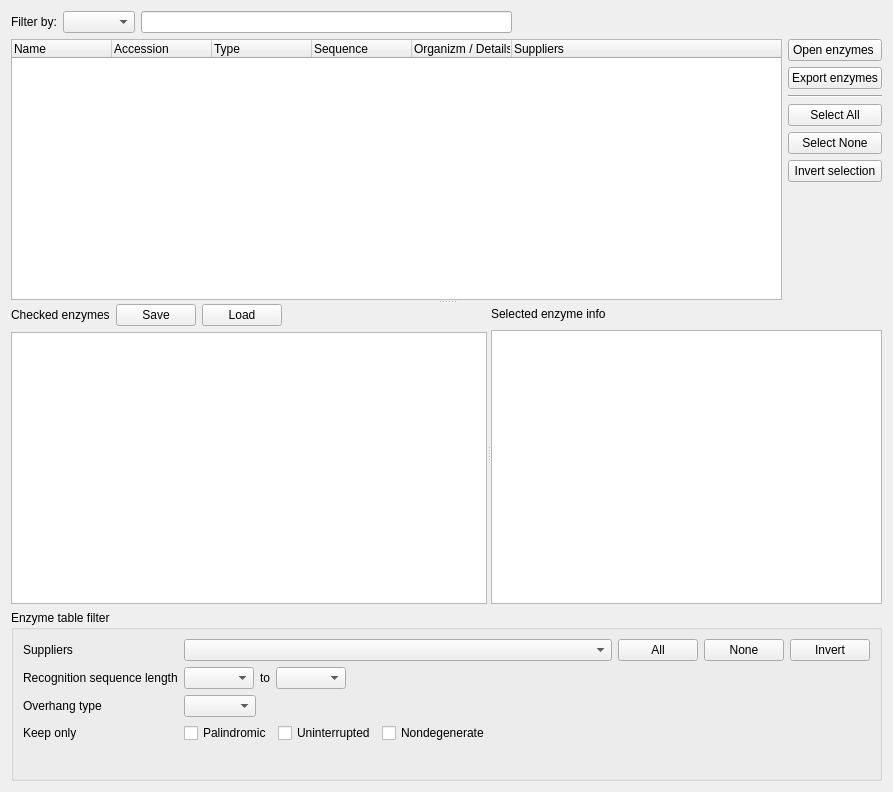
<?xml version="1.0" encoding="UTF-8"?>
<ui version="4.0">
 <class>EnzymesSelectorWidget</class>
 <widget class="QWidget" name="EnzymesSelectorWidget">
  <property name="enabled">
   <bool>true</bool>
  </property>
  <property name="geometry">
   <rect>
    <x>0</x>
    <y>0</y>
    <width>893</width>
    <height>792</height>
   </rect>
  </property>
  <property name="minimumSize">
   <size>
    <width>0</width>
    <height>600</height>
   </size>
  </property>
  <property name="windowTitle">
   <string>Find Restriction Sites</string>
  </property>
  <layout class="QVBoxLayout" name="verticalLayout_4">
   <item>
    <layout class="QHBoxLayout" name="horizontalLayout">
     <item>
      <widget class="QLabel" name="filterBy_label">
       <property name="text">
        <string>Filter by:</string>
       </property>
      </widget>
     </item>
     <item>
      <widget class="QComboBox" name="filterComboBox"/>
     </item>
     <item>
      <widget class="QLineEdit" name="enzymesFilterEdit"/>
     </item>
     <item>
      <spacer name="horizontalSpacer">
       <property name="orientation">
        <enum>Qt::Orientation::Horizontal</enum>
       </property>
       <property name="sizeHint" stdset="0">
        <size>
         <width>40</width>
         <height>20</height>
        </size>
       </property>
      </spacer>
     </item>
    </layout>
   </item>
   <item>
    <widget class="QSplitter" name="enzymesSplitter">
     <property name="orientation">
      <enum>Qt::Orientation::Vertical</enum>
     </property>
     <property name="childrenCollapsible">
      <bool>false</bool>
     </property>
     <widget class="QWidget" name="layoutWidget">
      <layout class="QHBoxLayout" name="horizontalLayout_7" stretch="10,1">
       <item>
        <widget class="QTreeWidget" name="tree">
         <property name="sizePolicy">
          <sizepolicy hsizetype="Expanding" vsizetype="Expanding">
           <horstretch>0</horstretch>
           <verstretch>5</verstretch>
          </sizepolicy>
         </property>
         <column>
          <property name="text">
           <string>Name</string>
          </property>
         </column>
         <column>
          <property name="text">
           <string>Accession</string>
          </property>
         </column>
         <column>
          <property name="text">
           <string>Type</string>
          </property>
         </column>
         <column>
          <property name="text">
           <string>Sequence</string>
          </property>
         </column>
         <column>
          <property name="text">
           <string>Organizm / Details</string>
          </property>
         </column>
         <column>
          <property name="text">
           <string>Suppliers</string>
          </property>
         </column>
        </widget>
       </item>
       <item>
        <layout class="QVBoxLayout" name="verticalLayout_3" stretch="0,0,0,0,0,0,0">
         <property name="spacing">
          <number>6</number>
         </property>
         <property name="sizeConstraint">
          <enum>QLayout::SizeConstraint::SetMinAndMaxSize</enum>
         </property>
         <item>
          <widget class="QPushButton" name="enzymesFileButton">
           <property name="toolTip">
            <string>Load enzymes database</string>
           </property>
           <property name="text">
            <string>Open enzymes </string>
           </property>
          </widget>
         </item>
         <item>
          <widget class="QPushButton" name="saveEnzymesButton">
           <property name="toolTip">
            <string>Export current selection as new database</string>
           </property>
           <property name="text">
            <string>Export enzymes</string>
           </property>
          </widget>
         </item>
         <item>
          <widget class="Line" name="line_2">
           <property name="orientation">
            <enum>Qt::Orientation::Horizontal</enum>
           </property>
          </widget>
         </item>
         <item>
          <widget class="QPushButton" name="selectAllButton">
           <property name="toolTip">
            <string>Select all enzymes in the table</string>
           </property>
           <property name="text">
            <string>Select All</string>
           </property>
          </widget>
         </item>
         <item>
          <widget class="QPushButton" name="selectNoneButton">
           <property name="toolTip">
            <string>Empty selection</string>
           </property>
           <property name="text">
            <string>Select None</string>
           </property>
          </widget>
         </item>
         <item>
          <widget class="QPushButton" name="invertSelectionButton">
           <property name="toolTip">
            <string>Invert current selection</string>
           </property>
           <property name="text">
            <string>Invert selection</string>
           </property>
          </widget>
         </item>
         <item>
          <spacer name="verticalSpacer">
           <property name="orientation">
            <enum>Qt::Orientation::Vertical</enum>
           </property>
           <property name="sizeHint" stdset="0">
            <size>
             <width>20</width>
             <height>40</height>
            </size>
           </property>
          </spacer>
         </item>
        </layout>
       </item>
      </layout>
     </widget>
     <widget class="QSplitter" name="selectionSplitter">
      <property name="orientation">
       <enum>Qt::Orientation::Horizontal</enum>
      </property>
      <widget class="QWidget" name="layoutWidget">
       <layout class="QVBoxLayout" name="verticalLayout_2">
        <item>
         <layout class="QHBoxLayout" name="horizontalLayout_3">
          <item>
           <widget class="QLabel" name="checkedEnzymesLabel">
            <property name="sizePolicy">
             <sizepolicy hsizetype="Preferred" vsizetype="Preferred">
              <horstretch>0</horstretch>
              <verstretch>0</verstretch>
             </sizepolicy>
            </property>
            <property name="text">
             <string>Checked enzymes</string>
            </property>
           </widget>
          </item>
          <item>
           <widget class="QPushButton" name="saveSelectionButton">
            <property name="sizePolicy">
             <sizepolicy hsizetype="Minimum" vsizetype="Fixed">
              <horstretch>0</horstretch>
              <verstretch>0</verstretch>
             </sizepolicy>
            </property>
            <property name="toolTip">
             <string>Save selected enzymes list to a text file</string>
            </property>
            <property name="text">
             <string>Save</string>
            </property>
           </widget>
          </item>
          <item>
           <widget class="QPushButton" name="loadSelectionButton">
            <property name="toolTip">
             <string>Hint: selection file should contain enzymes' names separtated by whitespaces or commas</string>
            </property>
            <property name="text">
             <string>Load</string>
            </property>
           </widget>
          </item>
          <item>
           <spacer name="horizontalSpacer_3">
            <property name="orientation">
             <enum>Qt::Orientation::Horizontal</enum>
            </property>
            <property name="sizeHint" stdset="0">
             <size>
              <width>40</width>
              <height>20</height>
             </size>
            </property>
           </spacer>
          </item>
         </layout>
        </item>
        <item>
         <widget class="QPlainTextEdit" name="checkedEnzymesEdit">
          <property name="verticalScrollBarPolicy">
           <enum>Qt::ScrollBarPolicy::ScrollBarAsNeeded</enum>
          </property>
          <property name="lineWrapMode">
           <enum>QPlainTextEdit::LineWrapMode::WidgetWidth</enum>
          </property>
          <property name="readOnly">
           <bool>true</bool>
          </property>
          <property name="plainText">
           <string/>
          </property>
         </widget>
        </item>
       </layout>
      </widget>
      <widget class="QWidget" name="layoutWidget">
       <layout class="QVBoxLayout" name="verticalLayout">
        <item>
         <layout class="QHBoxLayout" name="horizontalLayout_6">
          <item>
           <widget class="QLabel" name="selectEnzymeInfoLabel">
            <property name="text">
             <string>Selected enzyme info</string>
            </property>
           </widget>
          </item>
          <item>
           <spacer name="horizontalSpacer_6">
            <property name="orientation">
             <enum>Qt::Orientation::Horizontal</enum>
            </property>
            <property name="sizeHint" stdset="0">
             <size>
              <width>40</width>
              <height>20</height>
             </size>
            </property>
           </spacer>
          </item>
         </layout>
        </item>
        <item>
         <widget class="QTextBrowser" name="teSelectedEnzymeInfo">
          <property name="lineWrapMode">
           <enum>QTextEdit::LineWrapMode::NoWrap</enum>
          </property>
          <property name="readOnly">
           <bool>true</bool>
          </property>
          <property name="textInteractionFlags">
           <set>Qt::TextInteractionFlag::TextBrowserInteraction</set>
          </property>
          <property name="openExternalLinks">
           <bool>true</bool>
          </property>
         </widget>
        </item>
       </layout>
      </widget>
     </widget>
    </widget>
   </item>
   <item>
    <widget class="QGroupBox" name="groupBox_3">
     <property name="minimumSize">
      <size>
       <width>0</width>
       <height>0</height>
      </size>
     </property>
     <property name="title">
      <string>Enzyme table filter</string>
     </property>
     <layout class="QVBoxLayout" name="verticalLayout_5">
      <property name="spacing">
       <number>6</number>
      </property>
      <item>
       <layout class="QGridLayout" name="gridLayout">
        <property name="bottomMargin">
         <number>6</number>
        </property>
        <item row="0" column="0">
         <widget class="QLabel" name="label_5">
          <property name="text">
           <string>Suppliers</string>
          </property>
         </widget>
        </item>
        <item row="2" column="1">
         <layout class="QHBoxLayout" name="horizontalLayout_5">
          <item>
           <widget class="QComboBox" name="cbOverhangType"/>
          </item>
          <item>
           <spacer name="horizontalSpacer_5">
            <property name="orientation">
             <enum>Qt::Orientation::Horizontal</enum>
            </property>
            <property name="sizeHint" stdset="0">
             <size>
              <width>530</width>
              <height>20</height>
             </size>
            </property>
           </spacer>
          </item>
         </layout>
        </item>
        <item row="0" column="1">
         <layout class="QHBoxLayout" name="horizontalLayout">
          <item>
           <widget class="U2::ComboBoxWithCheckBoxes" name="cbSuppliers">
            <property name="sizePolicy">
             <sizepolicy hsizetype="Expanding" vsizetype="Fixed">
              <horstretch>0</horstretch>
              <verstretch>0</verstretch>
             </sizepolicy>
            </property>
           </widget>
          </item>
          <item>
           <widget class="QPushButton" name="pbSelectAll">
            <property name="text">
             <string>All</string>
            </property>
           </widget>
          </item>
          <item>
           <widget class="QPushButton" name="pbSelectNone">
            <property name="text">
             <string>None</string>
            </property>
           </widget>
          </item>
          <item>
           <widget class="QPushButton" name="pbInvertSelection">
            <property name="text">
             <string>Invert</string>
            </property>
           </widget>
          </item>
         </layout>
        </item>
        <item row="2" column="0">
         <widget class="QLabel" name="label_7">
          <property name="text">
           <string>Overhang type</string>
          </property>
         </widget>
        </item>
        <item row="1" column="1">
         <layout class="QHBoxLayout" name="horizontalLayout_4">
          <item>
           <widget class="QComboBox" name="cbMinLength">
            <property name="minimumSize">
             <size>
              <width>70</width>
              <height>0</height>
             </size>
            </property>
           </widget>
          </item>
          <item>
           <widget class="QLabel" name="label_4">
            <property name="text">
             <string>to</string>
            </property>
            <property name="alignment">
             <set>Qt::AlignmentFlag::AlignCenter</set>
            </property>
           </widget>
          </item>
          <item>
           <widget class="QComboBox" name="cbMaxLength">
            <property name="minimumSize">
             <size>
              <width>70</width>
              <height>0</height>
             </size>
            </property>
            <property name="currentText">
             <string/>
            </property>
           </widget>
          </item>
          <item>
           <spacer name="horizontalSpacer_4">
            <property name="orientation">
             <enum>Qt::Orientation::Horizontal</enum>
            </property>
            <property name="sizeHint" stdset="0">
             <size>
              <width>530</width>
              <height>20</height>
             </size>
            </property>
           </spacer>
          </item>
         </layout>
        </item>
        <item row="1" column="0">
         <widget class="QLabel" name="label_6">
          <property name="text">
           <string>Recognition sequence length</string>
          </property>
         </widget>
        </item>
        <item row="3" column="0">
         <widget class="QLabel" name="label_8">
          <property name="text">
           <string>Keep only</string>
          </property>
         </widget>
        </item>
        <item row="3" column="1">
         <layout class="QHBoxLayout" name="horizontalLayout_2">
          <item>
           <widget class="QCheckBox" name="cbShowPalindromic">
            <property name="toolTip">
             <string>Forward and reverse-complementary enzyme strands are equal</string>
            </property>
            <property name="text">
             <string>Palindromic</string>
            </property>
            <property name="checked">
             <bool>false</bool>
            </property>
           </widget>
          </item>
          <item>
           <widget class="QCheckBox" name="cbShowUninterrupted">
            <property name="toolTip">
             <string>No internal N's</string>
            </property>
            <property name="text">
             <string>Uninterrupted</string>
            </property>
            <property name="checked">
             <bool>false</bool>
            </property>
           </widget>
          </item>
          <item>
           <widget class="QCheckBox" name="cbShowNondegenerate">
            <property name="toolTip">
             <string>No extended DNA alphabet symbols (A, C, G, T and N only)</string>
            </property>
            <property name="text">
             <string>Nondegenerate</string>
            </property>
            <property name="checked">
             <bool>false</bool>
            </property>
           </widget>
          </item>
          <item>
           <spacer name="horizontalSpacer_2">
            <property name="orientation">
             <enum>Qt::Orientation::Horizontal</enum>
            </property>
            <property name="sizeHint" stdset="0">
             <size>
              <width>336</width>
              <height>20</height>
             </size>
            </property>
           </spacer>
          </item>
         </layout>
        </item>
       </layout>
      </item>
      <item>
       <widget class="QLabel" name="statusLabel">
        <property name="text">
         <string>&lt;status label&gt;</string>
        </property>
       </widget>
      </item>
     </layout>
    </widget>
   </item>
  </layout>
 </widget>
 <customwidgets>
  <customwidget>
   <class>U2::ComboBoxWithCheckBoxes</class>
   <extends>QComboBox</extends>
   <header location="global">U2Gui/ComboBoxWithCheckBoxes.h</header>
  </customwidget>
 </customwidgets>
 <resources/>
 <connections/>
</ui>
